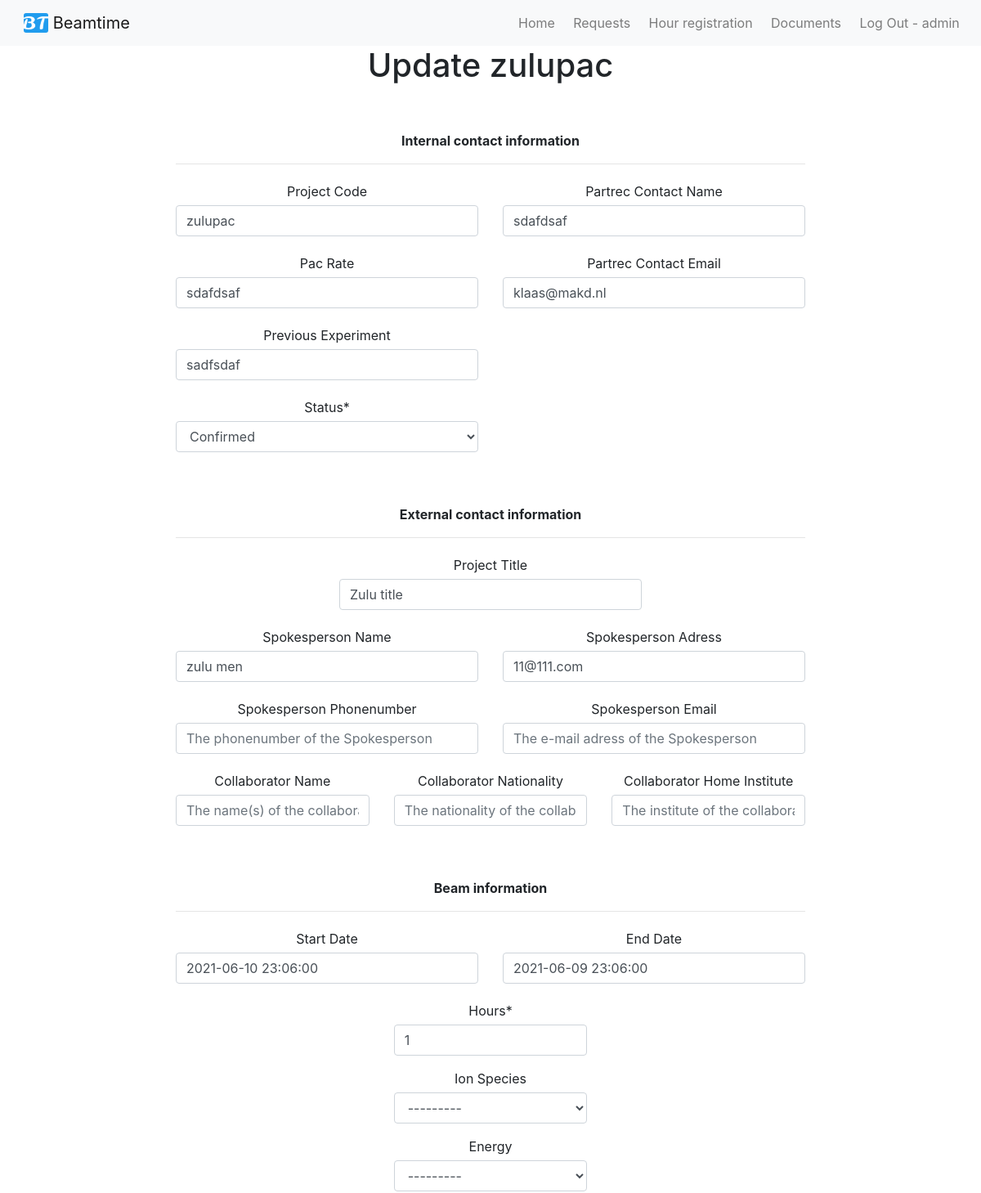
Page /beamrequest/zulupac/update/ (signed in, upper part) on the earlier database version.
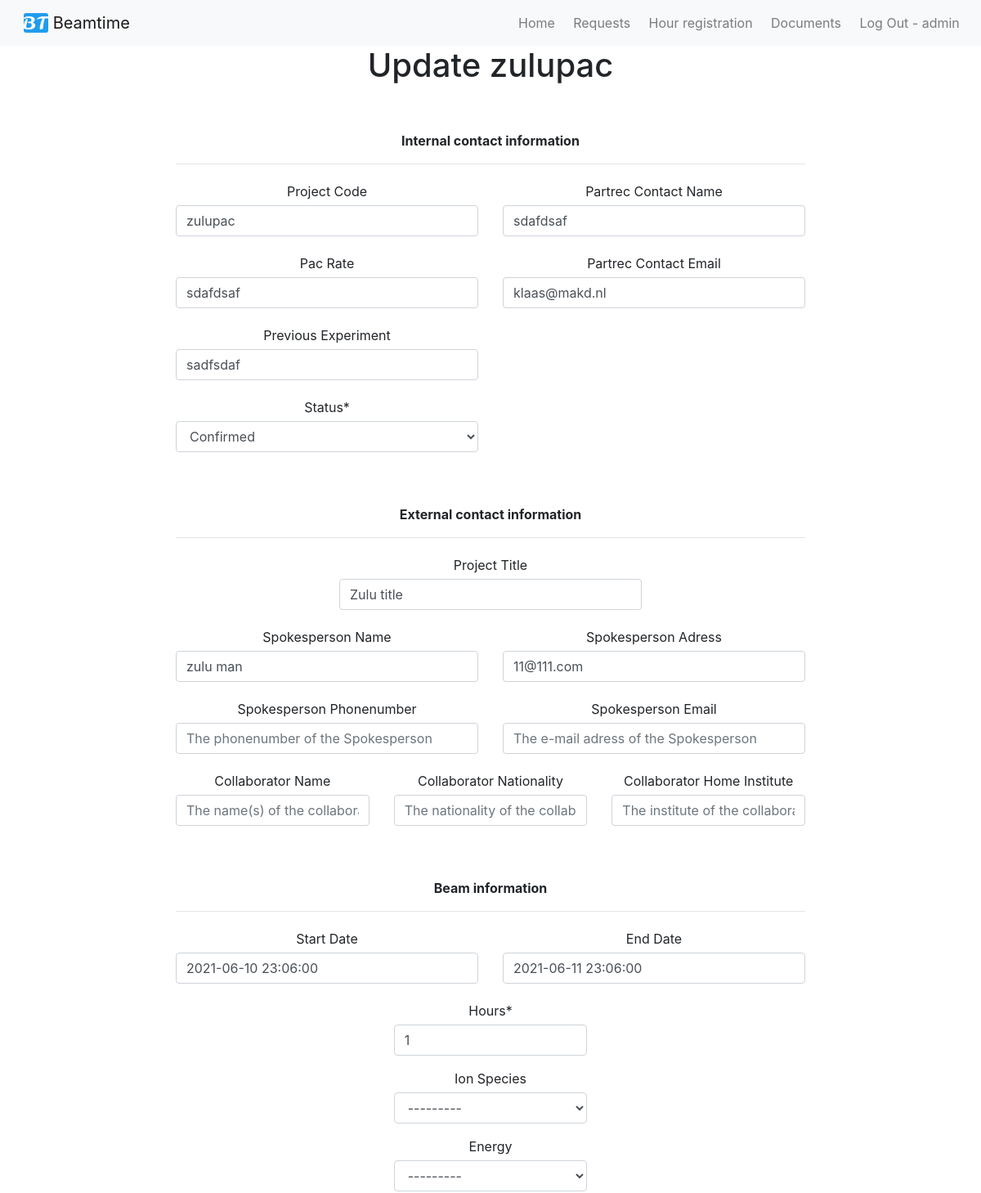
Same page on the later database version.
### beamrequest/models.py (models this page shows, shortened)
class CreateBeamRequestModel(models.Model):
	SELECT		= 'Select'
	REQUEST		= 'Request'
	TENTATIVE	= 'Tentavive'
	ACCEPTED	= 'Accepted'
	CONFIRMED	= 'Confirmed'
	CANCELLED	= 'Cancelled'
	COMPLETED	= 'Completed'
	QUEUED		= 'Queued'
	STATUS_CHOICES = [
		(SELECT, ('Select an option')),
		(REQUEST, ('Request')),
		(TENTATIVE, ('Tentative')),
		(ACCEPTED,  ('Accepted')),
		(CONFIRMED, ('Confirmed')),
		(CANCELLED, ('Cancelled')),
		(COMPLETED, ('Completed')),
		(QUEUED, ('Queued')),
	]
	DIFBEAMS_CHOICES = [tuple([x,x]) for x in range(1,5)]
	SHIFTS_CHOICES = [tuple([x,x]) for x in range(1,17)]
	Project_Code = models.CharField(unique=True, max_length=20, blank = True)
	Pac_Rate = models.CharField(max_length=10, blank = True)
	Partrec_Contact_Name = models.CharField(max_length=50, blank = True)
	Partrec_Contact_Email = models.EmailField(blank = True)
	Previous_Experiment = models.CharField(max_length=200, blank = True)
	Status = models.CharField(max_length=25, choices=STATUS_CHOICES, default='SELECT')
	Project_Title = models.CharField(max_length=100, blank = True)
	Spokesperson_Name = models.CharField(max_length=50, blank = True)
	Spokesperson_Adress = models.CharField(max_length=50, blank = True)
	Spokesperson_Phonenumber = models.CharField(max_length=20, blank = True)
	Spokesperson_Email = models.EmailField(blank = True)
	Collaborator_Name = models.TextField(blank = True)
	Collaborator_Nationality = models.TextField(blank = True)
	Collaborator_Home_Institute = models.TextField(blank = True)
	Hours = models.IntegerField(default='1')
	Ion_Species = models.ForeignKey(IonSpecies, on_delete=models.CASCADE, blank = True, null=True)
	Energy = ChainedForeignKey(Energys, chained_field="Ion_Species", chained_model_field="Ion_Species",	show_all=False,	auto_choose=True, blank = True, null=True)
	Flux = models.CharField(max_length=50, blank = True, null = True)
	Start_Date = models.DateTimeField(blank = True, null=True)
	End_Date = models.DateTimeField(blank = True, null=True)
	Requiered_Equipment = models.TextField(blank = True)
	Special_Requirements = models.TextField(blank = True)
	Special_Safety_Procedures = models.TextField(blank = True)
	Lab_Support_Requirements = models.TextField(blank = True)
	Funded = models.TextField(blank = True)
	Summary = models.TextField(blank = True)

### beamrequest/views.py (the view)
# urls.py: path('<str:Project_Code>/update/', beam_request_update_page, name='update'),
@staff_member_required
def beam_request_update_page(request, Project_Code):
    obj = get_object_or_404(CreateBeamRequestModel, Project_Code = Project_Code)
    form = CreateBeamRequestForm(request.POST or None, instance=obj)
    if form.is_valid():
        print(form.cleaned_data)
        form.save()
        return redirect('/beamrequest/home/')
    template_name = 'request/update.html'
    context = {"title": f"Update {obj.Project_Code}", 'form': form }
    return render(request, template_name, context)

### beamrequest/models.py (called while the page is built)
	def __str__(self):
		return self.Name

	def __str__(self):
		return self.Name

### templates/request/update.html (shortened to what this page needs)
{% extends 'base.html' %}
{% load crispy_forms_tags %}
{% block content %}
	<form method="post" novalidate>
		<br><br>
		<b>Internal contact information</b>
		<hr class="divider"></hr>
		<div class="row">
			<div class="col-6">
			 {{ form.Project_Code|as_crispy_field }}
			</div>
			<div class="col-6">
			 {{ form.Partrec_Contact_Name|as_crispy_field }}
		 </div>
		</div>
		<div class="row">
			<div class="col-6">
			 {{ form.Pac_Rate|as_crispy_field }}
			</div>
			<div class="col-6">
			 {{ form.Partrec_Contact_Email|as_crispy_field }}
		 </div>
		</div>
		<div class="row">
			<div class="col-6">
			 {{ form.Previous_Experiment|as_crispy_field }}
			</div>
			<div class="col-6">
		 </div>
		</div>
		<div class="row">
			<div class="col-6">
			 {{ form.Status|as_crispy_field }}
			</div>
			<div class="col-6">
		 </div>
		</div>
		<br><br>
		<b>External contact information</b>
		<hr class="divider"></hr>
		<div class="row justify-content-center">
		 <div class="col-6">
			{{ form.Project_Title|as_crispy_field }}
		 </div>
		</div>
		<div class="row">
		 <div class="col-6">
			{{ form.Spokesperson_Name|as_crispy_field }}
		 </div>
		 <div class="col-6">
			{{ form.Spokesperson_Adress|as_crispy_field }}
		 </div>
		</div>
		<div class="row">
		 <div class="col-6">
			{{ form.Spokesperson_Phonenumber|as_crispy_field }}
		 </div>
		 <div class="col-6">
			{{ form.Spokesperson_Email|as_crispy_field }}
		 </div>
		</div>
		<div class="row">
		 <div class="col-4">
			{{ form.Collaborator_Name|as_crispy_field }}
		 </div>
		 <div class="col-4">
			{{ form.Collaborator_Nationality|as_crispy_field }}
		 </div>
		 <div class="col-4">
			{{ form.Collaborator_Home_Institute|as_crispy_field }}
		 </div>
		</div>
		 <br><br>
		 <b>Beam information</b>
		 <hr class="divider"></hr>
		<div class="row">
			<div class="col-6">
			 {{ form.Start_Date|as_crispy_field }}
			</div>
		  <div class="col-6">
				{{ form.End_Date|as_crispy_field }}
			</div>
		</div>
		<div class="row justify-content-center">
			<div class="col-4">
	  		  {{ form.Hours|as_crispy_field }}
		  	  {{ form.Ion_Species|as_crispy_field }}
			  {{ form.Energy|as_crispy_field }}
			</div>
		</div>
	</form>
<br><br><br><br>
{% endblock %}

Differences in the rows shown:
changed CreateBeamRequestModel "zulupac": Spokesperson_Name "zulu men" → "zulu man"; End_Date "2021-06-09 23:06:00" → "2021-06-11 23:06:00"
